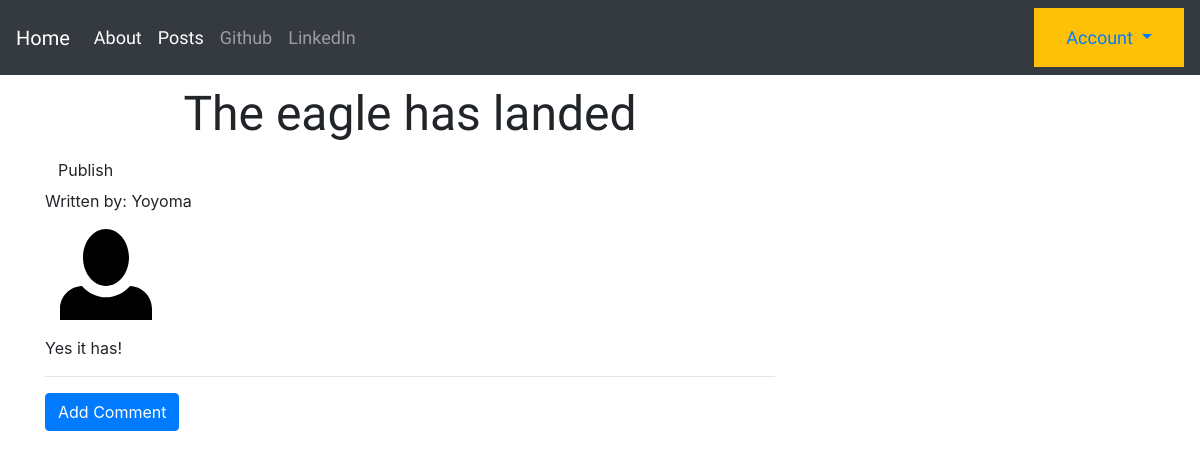
Page /blog/post/1 on the earlier database version.
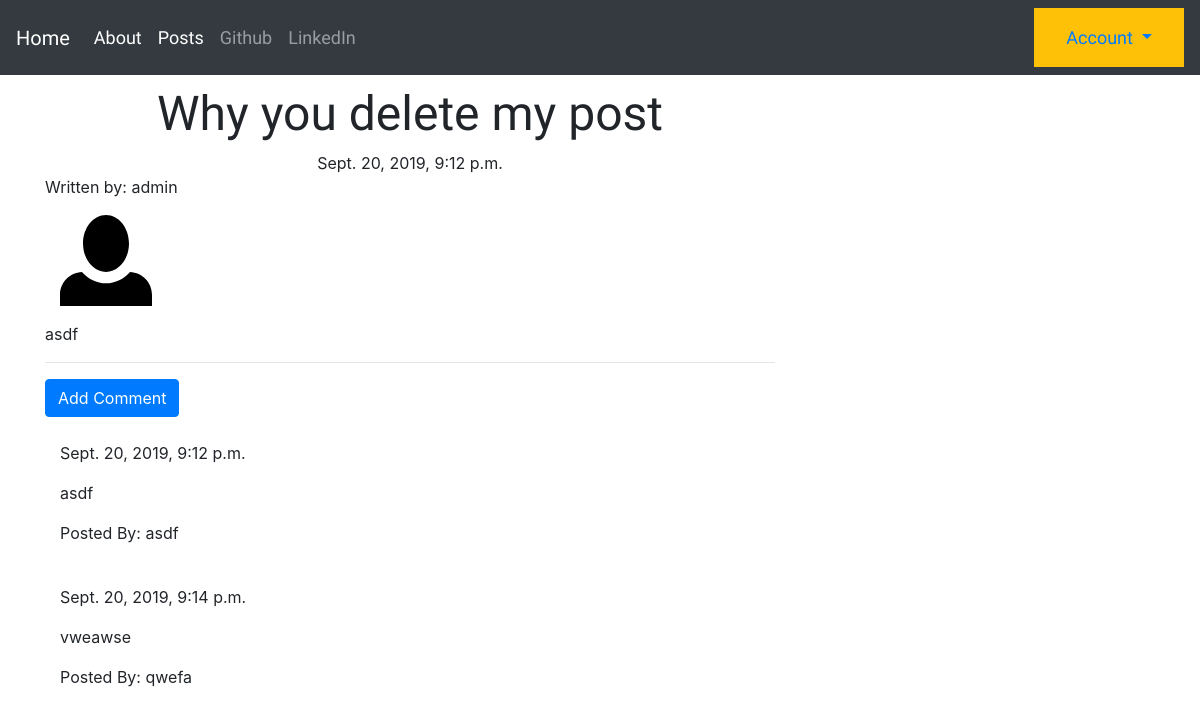
Same page on the later database version.
### blog/models.py (models this page shows, shortened)
class Post(models.Model):
    class Meta:
        app_label = 'blog'
    author = models.ForeignKey('auth.User',on_delete=models.CASCADE,blank=True)
    title = models.CharField(max_length=200)
    text = models.TextField()
    create_date = models.DateTimeField(default=timezone.now)
    published_date = models.DateTimeField(blank=True,null=True)
    def get_author_profile_pic(self):
        username = self.author.username
        if(username == "admin"):
            return ""
        else:
            try:
                pic = get_object_or_404(UserProfileInfo,user_id=get_object_or_404(User,username=username).id).profile_pic.url
            except ValueError:
                return ""
            return pic

class Comment(models.Model):
    class Meta:
        app_label = 'blog'
    post = models.ForeignKey('blog.Post',related_name='comments',on_delete=models.CASCADE)
    author = models.CharField(max_length=200)
    text = models.TextField()
    create_date = models.DateTimeField(default=timezone.now)
    approved_comment = models.BooleanField(default=False)

### blog/views.py (the view)
# urls.py: url(r'^post/(?P<pk>\d+)$',views.PostDetailView.as_view(),name='post_detail'),
class PostDetailView(DetailView):
    model = Post

### blog/templates/blog/post_detail.html (shortened to what this page needs)
{% extends "blog/base.html" %}
{% load static %}
{% block content %}
<h1 class="posttitle loader">{{post.title}}</h1>
{% if post.published_date %}
	<div class="date postdate">
		{{ post.published_date }}
	</div>
{% else %}
	<a class="btn btn-default" href="{% url 'blog:post_publish' pk=post.pk %}">Publish</a>
{% endif %}
	<div class="postauthor">
		<p>Written by: {{ post.author }}</p>
		<img class="rounded col-sm-2" src={{post.get_author_profile_pic|default:"/static/iconic/svg/person.svg"}} alt="Author Profile Picture">
	</div>
	<p class='postcontent'>{{ post.text|safe|linebreaksbr}}</p>
<hr>
<a class="btn btn-primary" href="{% url 'blog:add_comment_to_post' pk=post.pk %}">Add Comment</a>
<div class="container">
	{% for comment in post.comments.all %}
		<br>
		{% if user.is_authenticated or comment.approved_comment %}
			{{comment.create_date}}
			<p>{{comment.text|safe|linebreaks}}</p>
			<p>Posted By: {{comment.author}}</p>
		{% endif %}
		{% empty %}
		<p>No Comments!</p>
	{% endfor %}
{% endblock %}

Differences in the rows shown:
changed Post: title "The eagle has landed" → "Why you delete my post"; published_date (not shown) → "Sept. 20, 2019, 9:12 p.m."; author "Yoyoma" → "admin"; text "Yes it has!" → "asdf"
now on this page (row edited): Comment: create_date "Sept. 20, 2019, 9:12 p.m.", text "asdf", author "asdf"
added Comment: create_date "Sept. 20, 2019, 9:14 p.m.", text "vweawse", author "qwefa"
Other differences:
text no longer shown: "Publish"
